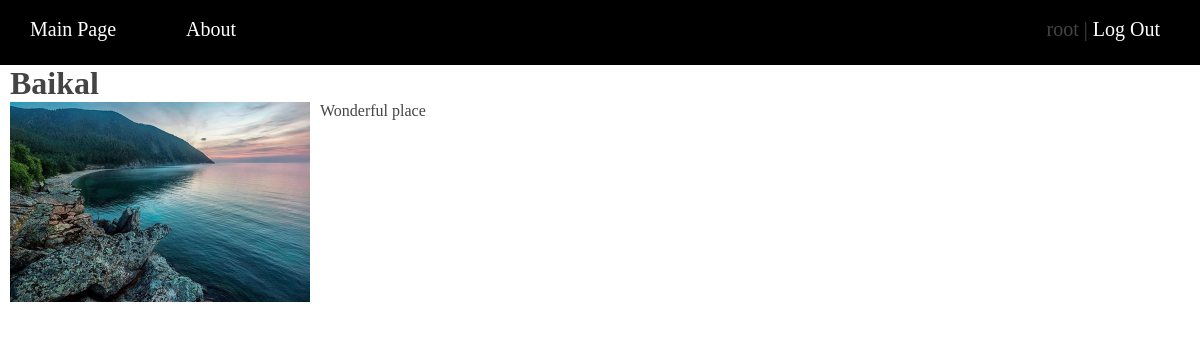
The app's page /place/4/ (signed in) with its own data.
### placesremember_app/models.py (models this page shows, shortened)
class Place(models.Model):
    title = models.CharField(max_length=250, blank=False, verbose_name="Place Title")
    photo = models.ImageField(
        upload_to="photos/", blank=True, verbose_name="Place Photo"
    )
    content = models.TextField(default="", blank=True, verbose_name="Comment")
    time_create = models.DateTimeField(auto_now_add=True, verbose_name="Creation Time")
    time_update = models.DateTimeField(auto_now=True, verbose_name="Change Time")
    user_id = models.ForeignKey(
        User, on_delete=models.CASCADE, blank=False, verbose_name="User ID"
    )
    lon = models.FloatField(default=0.0)
    lat = models.FloatField(default=0.0)
    def __str__(self):
        return f"{self.title}"
    class Meta:
        verbose_name = "Place"
        ordering = ["id"]

### placesremember_app/views.py (the view)
# urls.py: path("place/<int:place_id>/", ShowPlace.as_view(), name="place"),
class ShowPlace(DataMixin, DetailView):
    model = Place
    template_name = "showplace.html"
    pk_url_kwarg = "place_id"
    context_object_name = "place"
    def get_context_data(self, *, object_list=None, **kwargs):
        context = super().get_context_data(**kwargs)
        place_data = self.get_user_context(title=context["place"])
        return dict(list(context.items()) + list(place_data.items()))

### placesremember_app/utils.py (called while the page is built)
    def get_user_context(self, **kwargs):
        context = kwargs
        context["menu"] = menu
        return context

### templates/showplace.html (shortened to what this page needs)
{% extends 'base.html' %}
{% load account %}
{% block content %}
{% if request.user.id == place.user_id_id %}
    <div class="show-place">
       <h1 style="margin-left: 10px;">{{ place.title }}</h1>
        {% if place.photo %}
            <div class="place-photo">
                <p><img class="img-article-left thumb" src="{{ place.photo.url }}"></p>
            </div>
        {% endif %}
        <p>{{ place.content }}</p>
    </div>
    <br>
{% endif %}
{% endblock %}

### templates/base.html (shortened to what this page needs)
{% load static %}
{% load i18n %}
<!DOCTYPE html>
<html lang="en">
<head>
    <link rel="stylesheet" href="{% static 'css/style.css' %}" type="text/css">
</head>
<body>
{% block mainmenu %}
<div class="header">
    <ul id="mainmenu" class="mainmenu">
        {% for tab in menu %}
            <li><a href="{% url tab.url_name %}">{{ tab.title }}</a></li>
        {% endfor %}
        {% if request.user.is_authenticated %}
            {% if not user.first_name %}
                <li class="last"> {{ user.username }} | <a href="{% url 'account_logout' %}">Log Out</a></li>
            {% else %}
                <li class="last"> {{ user.first_name }} | <a href="{% url 'account_logout' %}">Log Out</a></li>
            {% endif %}
        {% endif %}
    </ul>
</div>
{% endblock mainmenu %}
{% block content %}
{% endblock %}
</body>
</html>

### placesremember_app/static/css/style.css (style rules this page uses)
* { margin: 0; padding: 0; }
html, body { font-family: Poppins-Medium; margin: 0; padding: 0; height: 100%; width: 100%; color: #444; }
a { color: #ffffff; text-decoration: none; }
img { max-width: 600px; height: auto; }
img.img-article-left { max-width: 300px; height: auto; float: left; padding: 0 10px 10px 0; margin-left: 10px; }
img.img-article-left.thumb { max-width: 300px; height: auto; }
.header { background: #000000; height: 65px; }
ul.mainmenu { list-style: none; margin: 0; padding: 0; height: 60px; color: #fffff; font-size: 20px; overflow: hidden; }
ul.mainmenu li { float: left; margin: 18px 40px 0 30px; }
ul.mainmenu li.last { float: right; }
ul.mainmenu li a { color: #fffff; text-decoration: none; }

### records on screen
Place: title "Baikal", photo (picture), content "Wonderful place"

### other values on screen
{{ tab.title }} "Main Page" "About"
{{ user.username }} "root"
